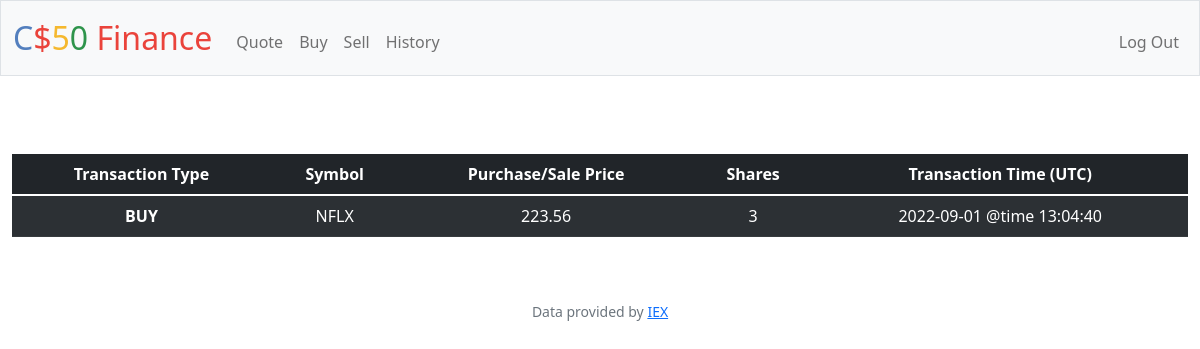
The app's page /history (signed in) with its own data.
### tables this page shows
CREATE TABLE orders (id INTEGER, user_id NUMERIC NOT NULL, symbol TEXT NOT NULL,             shares NUMERIC NOT NULL, price NUMERIC NOT NULL, timestamp TEXT, PRIMARY KEY(id),             FOREIGN KEY(user_id) REFERENCES users(id));

### app.py (the view)
@app.route("/history")
@login_required
def history():
    rows = db.execute("SELECT symbol, shares, price, timestamp FROM orders WHERE user_id = ?", session["user_id"])
    return render_template("history.html", rows=rows)

### app.py (called while the page is built)
@app.after_request
def after_request(response):
    response.headers["Cache-Control"] = "no-cache, no-store, must-revalidate"
    response.headers["Expires"] = 0
    response.headers["Pragma"] = "no-cache"
    return response

### helpers.py (called while the page is built)
def login_required(f):
    @wraps(f)
    def decorated_function(*args, **kwargs):
        if session.get("user_id") is None:
            return redirect("/login")
        return f(*args, **kwargs)
    return decorated_function

### templates/history.html (shortened to what this page needs)
{% extends "layout.html" %}
{% block main %}
    <table style='margin-top: 30px' class="table table-striped table-dark">
      <thead>
        <tr>
          <th scope="col"> Transaction Type </th>
          <th scope="col"> Symbol </th>
          <th scope="col"> Purchase/Sale Price </th>
          <th scope="col"> Shares </th>
          <th scope="col"> Transaction Time (UTC) </th>
        </tr>
      </thead>
      <tbody>
        {% for row in rows %}
        <tr>
          <th scope="row">
              {{ "BUY" if row["shares"] > 0 else "SELL" }}
          </th>
          <td>  {{ row["symbol"] }}  </td>
          <td>  {{ row["price"] }}  </td>
          <td>  {{ row["shares"]|abs }}  </td>
          <td>  {{ row["timestamp"] }}  </td>
        </tr>
        {% endfor %}
      </body>
{% endblock %}

### static/styles.css (style rules this page uses)
table { background-color: transparent; margin-bottom: 1rem; width: 100%; }
table th, table td { padding: 0.75rem; vertical-align: middle }
tbody tr:nth-of-type(odd) { background-color: rgb(179, 208, 255, 0.3) }

### records on screen
orders: shares "BUY", symbol "NFLX", price "223.56", shares|abs "3", timestamp "2022-09-01 @time 13:04:40"
